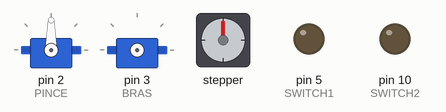
The sketch below on a simulated Arduino Uno, built with avr-gcc and run on an emulated ATmega328P. Shown: 2 × servo, stepper motor, output pins drawn as LEDs (lit = HIGH). Stepper angles assume 800 steps per turn.

Above: at 0.1 s.
At 14.3 s:
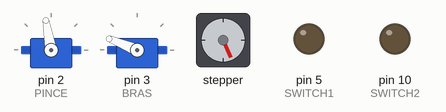
At 19.6 s:
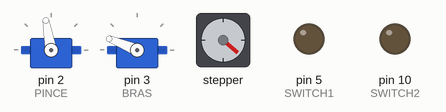
At 20.8 s:
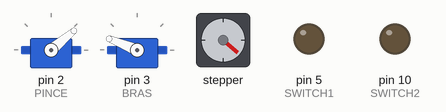
At 24.0 s:
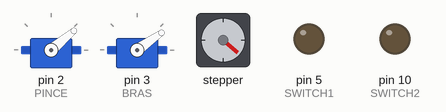
At 32.5 s:
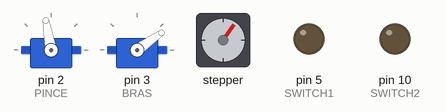
Timing chart, 0 to 40.0 s (numbered marks = the images above):
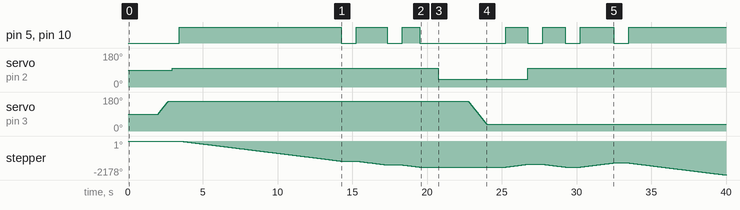

Measured:
- by itself, servo on pin 2 (PINCE): 90° → 100° at 2.9 s, → 40° 17.8 s later, → 100° 6.0 s later
- by itself, servo on pin 3 (BRAS): rises from 90° to 158° in 0.67 s, then falls to 35° in 21.3 s
- by itself, pin 5 (SWITCH1), pin 10 (SWITCH2): LOW → HIGH at 3.4 s, → LOW 10.8 s later, → HIGH 1.0 s later, → LOW 2.1 s later, … (13 changes in this stretch)
- by itself, stepper: turns 1284° counter-clockwise in 10.8 s, then 247° counter-clockwise in 2.1 s, then 138° counter-clockwise in 1.2 s, then 178° clockwise in 1.5 s, and so on

The sketch:

_2_Steppers.ino
```cpp
#include <BasicStepperDriver.h>
#include <DRV8834.h>
#include <Arduino.h>
#include <Servo.h>

#define RAYON 29
#define LED 13
boolean test = false;
boolean detacher = true;

//Pin pour DRV8834
#define MOTOR_STEPS 200
#define DIR1 7
#define DIR2 9
#define STEP 6
// Microstep control pour DRV8834, connection en parallèle des deux pins sur les deux drivers
#define MICROSTEP 4 //Le nombre de step de plus à faire pour un step (doit etre 2^n)
#define M0 12
#define M1 11
// Switch ON et OFF pour les drivers
#define SWITCH1 5
#define SWITCH2 10

//Initialisation des steppers moteurs
DRV8834 stepper(MOTOR_STEPS, DIR1, STEP, M0, M1);

//Pin pour servo
#define PINCE 2
#define BRAS 3

//Initilisation des servos
Servo p; //Pince
Servo b; //Bras

//Utiliser la bras lentement
void bras(int angle) {
  b.attach(BRAS, 575, 2400);
  if (angle > b.read())
  {
    for (int i = b.read(); i <= angle; i++) {
      b.write(i);
      delay(10);
    }
  }
  if (angle < b.read())
  {
    for (int i = b.read(); i >= angle; i--) {
      b.write(i);
      delay(10);
    }
  }
  delay(250);
  if (detacher == true)
  {
    b.detach();
  }
  detacher = true;
}

void pince(int var) {
  switch (var) {
    case 1: //Ouvrir
      p.write(100);
      break;
    case 2: //Fermer sur le sac
      p.write(40);
      break;

  }
}

void deplacer(int d) {
  int pas = d / (RAYON * 2 * 3.1416) * 200 * MICROSTEP;
  boolean a;
  if (pas > 0) {
    a = HIGH;
  }
  else {
    a = LOW;
  }

  digitalWrite(SWITCH1, HIGH);
  digitalWrite(SWITCH2, HIGH);
  digitalWrite(DIR2, a);
  stepper.move(-pas);
  digitalWrite(SWITCH1, LOW);
  digitalWrite(SWITCH2, LOW);

}

void rotationH()
{
  digitalWrite(SWITCH1, HIGH);
  digitalWrite(SWITCH2, HIGH);
  digitalWrite(DIR2, LOW);
  stepper.move(-137 * MICROSTEP);
  digitalWrite(SWITCH1, LOW);
  digitalWrite(SWITCH2, LOW);
}

void rotationAH()
{
  digitalWrite(SWITCH1, HIGH);
  digitalWrite(SWITCH2, HIGH);
  digitalWrite(DIR2, HIGH);
  stepper.move(147 * MICROSTEP);
  digitalWrite(SWITCH1, LOW);
  digitalWrite(SWITCH2, LOW);
}

void setup() {
  // put your setup code here, to run once:
  Serial.begin(9600);
  pinMode(SWITCH1, OUTPUT);
  pinMode(SWITCH2, OUTPUT);
  p.attach(PINCE, 600, 2400);
  stepper.setRPM(20); //Vitesse en RPM
  stepper.setMicrostep(MICROSTEP); //Initialisation du microstep
}

void loop() {
  // put your main code here, to run repeatedly:
  digitalWrite(LED, HIGH);
  delay(1000);
  digitalWrite(LED, LOW);
  delay(1000);

  //Mettre le code qui ne fonctionnera qu'une fois ici:
  while (test == false)
  {
    bras(158);
    pince(1);
    delay(490);
    deplacer(650);
    delay(1000);
    rotationH();
    delay(1000);
    deplacer(70);
    delay(500);
    bras(158);
    delay(500);
    pince(2);
    delay(1000);
    delay(1000);
    detacher = false;
    bras(35);
    delay(1000);
    deplacer(-90);
    pince(1);   //Déposer le sac
    b.detach();
    delay(1000);
    deplacer(90);
    delay(1000);
    rotationAH();
    delay(1000);
    deplacer(445);
    delay(1000);
    rotationH();
    delay(1000);
    bras(0);
    delay(500);
    deplacer(-60); //À calibrer
    delay(500);
    pince(2);  //Ramasser l'anneau


    test = true;
  }
}
```
